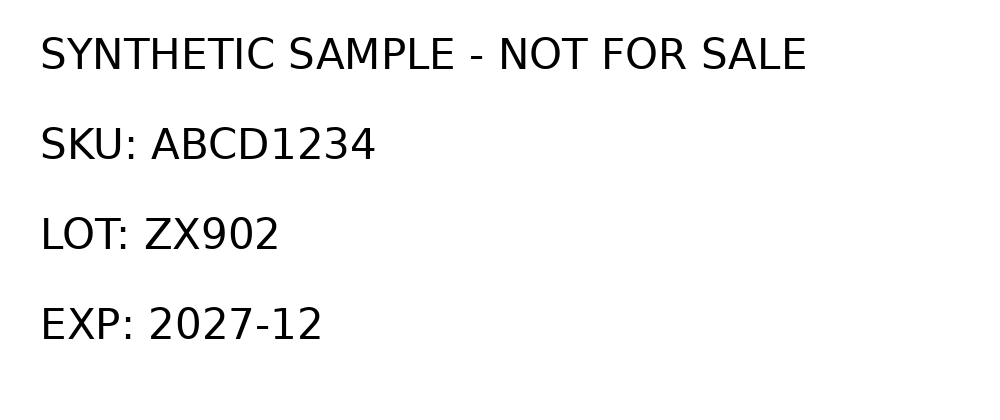
#> input picture sample_data/carton.png, 1000 x 420 px
$ python -i ocr_utils.py   (imports and definitions only)
#> lines starting #> are read from the running program, lines starting #| are printed output that depends on the picture; after the words box and inside, x2 and y2 are one past the last pixel; in counts of white or black regions, pixels touching at a corner belong together

import cv2
import pytesseract
import numpy as np

def preprocess_image(image_path):
#> called with image_path = 'sample_data/carton.png'
    img = cv2.imread(image_path)
#> img is the input picture: shape (420, 1000, 3); min 0, max 255, mean 246.6
    gray = cv2.cvtColor(img, cv2.COLOR_BGR2GRAY)
    denoised = cv2.fastNlMeansDenoising(gray, None, 30, 7, 21)
    thresh = cv2.adaptiveThreshold(denoised, 255,
                                   cv2.ADAPTIVE_THRESH_GAUSSIAN_C,
                                   cv2.THRESH_BINARY_INV, 11, 2)
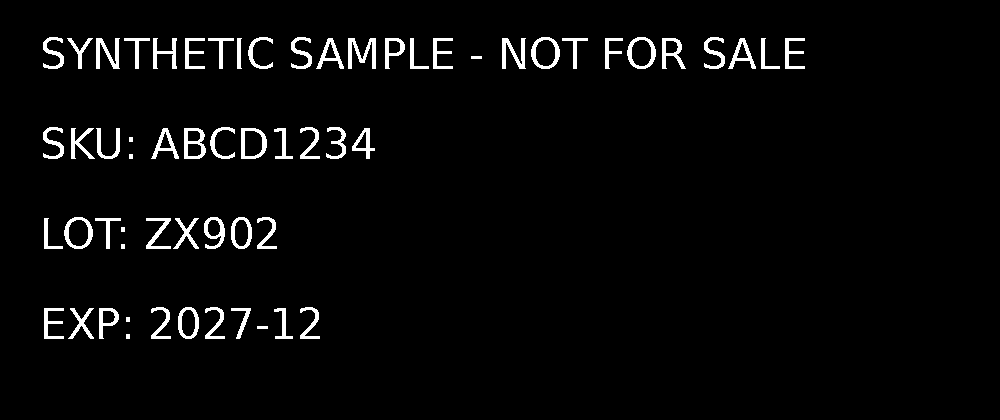
#> thresh: shape (420, 1000); 3.3% white; 61 white regions, largest, box (x1, y1, x2, y2) and area: (348, 38, 376, 69) 412, (96, 38, 120, 69) 361, (502, 38, 526, 69) 361
    return thresh

def extract_text(image_path):
    preprocessed = preprocess_image(image_path)
    text = pytesseract.image_to_string(preprocessed, config='--psm 6')
    return text.strip()

>>> result = preprocess_image('sample_data/carton.png')
